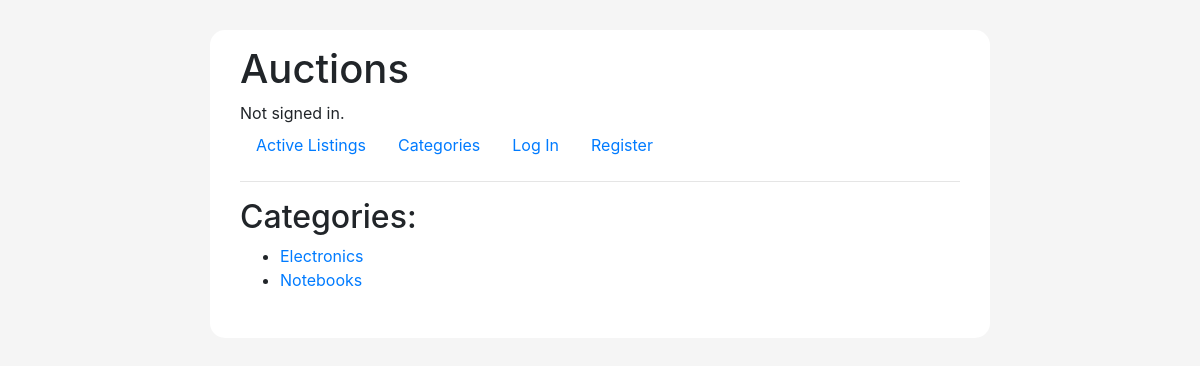
Page /categories/ on the committed database.
### auctions/models.py (models this page shows)
class AuctionCategory(models.Model):
    category_name = models.CharField(max_length=64, primary_key=True)
    parent = models.ForeignKey('self', on_delete=models.CASCADE, null=True, blank=True)
    def __str__(self):
        parent = f" <- {self.parent}" if self.parent is not None else ""
        return self.category_name + parent

### auctions/views.py (the view)
# urls.py: path("categories/", views.categories, name="categories"),
def categories(request):
    category_list = models.AuctionCategory.objects.all()
    print(category_list)
    return render(request, "auctions/categories.html",{
        'category_list':category_list
    })

### auctions/templates/auctions/categories.html
{% extends "auctions/layout.html" %}
{% block body %}
    <h2>Categories:</h2>
    <ul>
    {% for category in category_list %}
        <li><a href="{% url 'category_listings' category_name=category.pk %}">{{ category.category_name }}</a></li>
    {% endfor %}
    </ul>
{% endblock %}

### auctions/static/auctions/styles.css (style rules this page uses)
body { padding: 10px; }

### auctions/templates/auctions/styles.css (style rules this page uses)
body { margin-left: 15%; margin-right: 15%; background-color: #F5F5F5; }

### rows in the picture
AuctionCategory: category_name "Electronics"
AuctionCategory: category_name "Notebooks"
